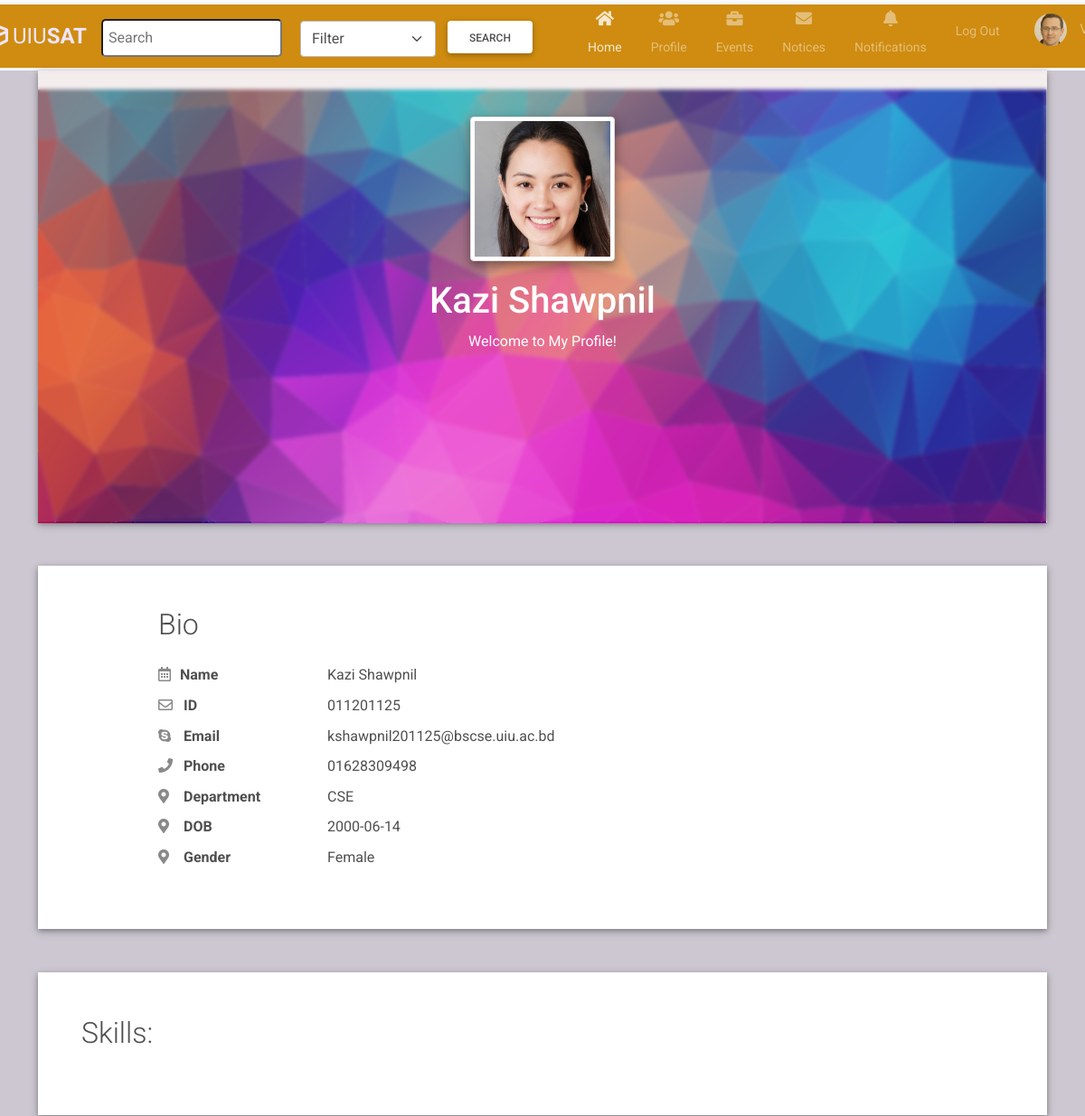
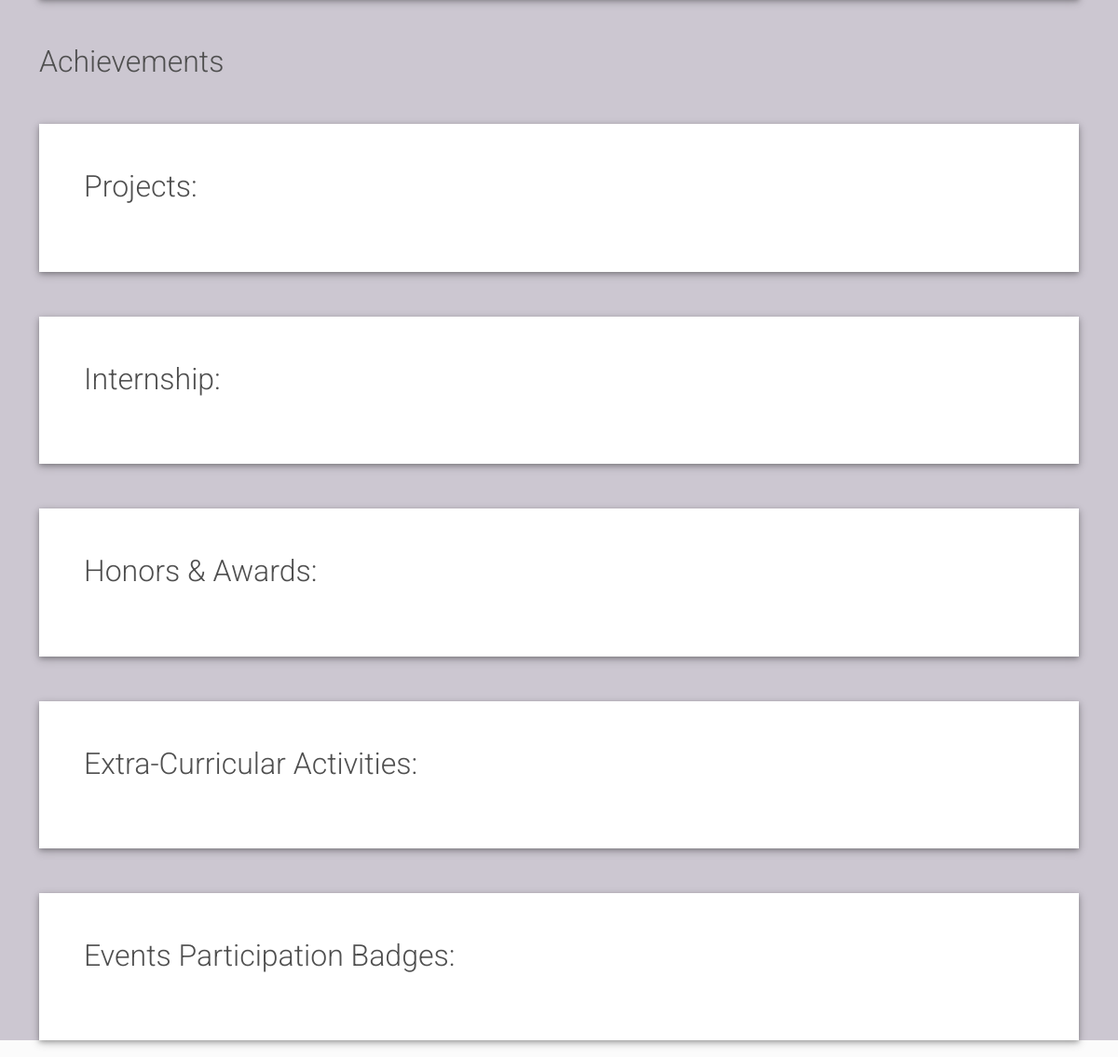
Screenshot of /viewprofile.php?s_id=011201125 (signed in) with the database file from the repository (2 pictures, top to bottom).
### tables this page shows
CREATE TABLE `student` (
  `s_id` varchar(20) NOT NULL,
  `name` varchar(50) NOT NULL,
  `phone` varchar(20) NOT NULL,
  `email` varchar(50) NOT NULL,
  `password` varchar(50) NOT NULL,
  `gender` varchar(20) NOT NULL,
  `dob` date NOT NULL,
  `department` varchar(50) NOT NULL,
  `image_id` varchar(50) NOT NULL
);

### viewprofile.php (the view, shortened to what this page needs)
<?php
include('db_connect.php');
if (isset($_SESSION['username'])) {
  $username = mysqli_real_escape_string($conn, $_SESSION['username']);
}
else{
  header("HTTP/1.0 404 Not Found");
  echo "<h1>404 Not Found</h1>";
  echo "The page that you have requested could not be found.";
  exit();
}
if(isset($_GET['s_id'])){
  $s_id=mysqli_real_escape_string($conn,$_GET['s_id']);
    $sql = "SELECT * FROM student WHERE s_id='$s_id'";
    $result = mysqli_query($conn, $sql);
    $user = mysqli_fetch_assoc($result);
}
?>
<!DOCTYPE html>
<html lang="en-US">
<head>
  <link href="css/font-awesome/css/all.min.css?ver=1.2.1" rel="stylesheet">
  <link href="css/mdb.min.css?ver=1.2.1" rel="stylesheet">
  <link href="css/aos.css?ver=1.2.1" rel="stylesheet">
  <link href="css/main.css?ver=1.2.1" rel="stylesheet">
  <link href="css/main.css" rel="stylesheet">
  <link href="nav.css" rel="stylesheet">
  <link rel="stylesheet" href="css/fontawesome/css/fontawesome.min.css">
</head>
<body class="bg-light" id="top">
  <header class="d-print-none">
    <div class="container text-center text-lg-left">
      <div class="site-nav">
        <nav class="navbar navbar-expand-xl navbar-dark bg-dark">
          <a href="#" class="navbar-brand"><i class="fa fa-cube"></i>UIU<b>SAT</b></a>
          <div id="navbarCollapse" class="collapse navbar-collapse justify-content-start">
            <form method="POST">
      <div class="search">
      <input type="text" name="searchtext" id="search" placeholder="Search" style="position:relative; top: 40px; width: 200px; left:-50px; padding:6px; border-radius:5px;">
        <select class="form-select" name="searchtype" aria-label="Default select example" style="position:relative; left: 170px; width: 150px">
          <option selected>Filter</option>
        </select>
        <button name="submitsearch" class="btn" style="position:relative; top: -40px; left: 280px; background-color:#FFF; ">Search</button>
      </div>
    </form>
            <div class="navbar-nav ml-auto" style="position:relative; left:280px">
              <?php
              if (strlen($username) == 9 && is_numeric($username)) {
              ?>
                <a href="studenthome.php" class="nav-item nav-link active"><i class="fa fa-home"></i><span>Home</span></a>
              <?php
              } else {
              ?>
                <a href="teacherhome.php" class="nav-item nav-link active"><i class="fa fa-home"></i><span>Home</span></a>
              <?php
              }
              ?>
              <a href="profile.php" class="nav-item nav-link"><i class="fa fa-users"></i><span>Profile</span></a>
              <a href="view_all_events.php" class="nav-item nav-link"><i class="fa fa-briefcase"></i><span>Events</span></a>
              <a href="view_all_notices.php" class="nav-item nav-link"><i class="fa fa-envelope"></i><span>Notices</span></a>
              <a href="notification.php" class="nav-item nav-link"><i class="fa fa-bell"></i><span>Notifications</span></a>
              <a href="logout.php" class="nav-item nav-link"><i class="fa-solid fa-right-from-bracket"></i><span>Log Out</span></a>
              <?php
              if (strlen($username) == 9 && is_numeric($username)) {
              ?>
                <div class="nav-item dropdown">
                  <a href="profile.php" data-toggle="dropdown" class="nav-item nav-link dropdown-toggle user-action"><img src="images/student.jpg" class="avatar" alt="Avatar"> Student </a>
                </div>
              <?php
              }
              else {
              ?>
                <div class="nav-item dropdown">
                  <a href="profile.php" data-toggle="dropdown" class="nav-item nav-link dropdown-toggle user-action"><img src="images/verifier.jpg" class="avatar" alt="Avatar"> Verifier </a>
                </div>
              <?php
              }
              ?>
            </div>
        </nav>
      </div>
    </div>
  </header>
  <div class="page-content" style="position: relative;top: 30px; background-color:#ccc7d1">
    <div class="container">
      <div class="resume-container">
        <div class="shadow-1-strong bg-white my-5" id="intro">
          <div class="b-info text-white">
            <div class="cover b-image" style="position: relative;top: -1px;"><img src="images/head3.png" style="height:480px;width:1115px;">
              <div class="mask" style="background-color: rgba(187, 147, 147, 0.164);backdrop-filter: blur(2px);">
                <div class="text-center p-5">
                <?php
              if (isset($_GET['s_id'])) {
              ?>
                <div class="avatar p-1"><img class="img-thumbnail shadow-2-strong" src="images/student.jpg" width="160" height="160" /></div>
              <?php
              }
              else if(isset($_GET['v_id'])){
              ?>
                <div class="avatar p-1"><img class="img-thumbnail shadow-2-strong" src="images/verifier.jpg" width="160" height="160" /></div>
              <?php
              }
              ?>
                  <div class="header-bio mt-3">
                    <div data-aos="zoom-in" data-aos-delay="0">
                      <h2 class="h1">
                        <?php echo $user['name']; ?>
                      </h2>
                      <p>Welcome to My Profile!</p>
                    </div>
                  </div>
                </div>
              </div>
            </div>
          </div>
        </div>
        <div class="shadow-1-strong bg-white my-5 p-5" id="about">
          <div class="about-section">
            <div class="row">
              <div class="bio">
                <div class="col-md-5 offset-lg-1">
                  <div class="row mt-2">
                    <h2 class="h2 fw-light mb-4">Bio</h2>
                    <div class="col-sm-5">
                      <div class="pb-2 fw-bolder"><i class="far fa-calendar-alt pe-2 text-muted" style="width:24px;opacity:0.85;"></i>Name</div>
                    </div>
                    <div class="col-sm-7">
                      <div class="pb-2"><?php echo $user['name']; ?></div>
                    </div>
                    <div class="col-sm-5">
                      <div class="pb-2 fw-bolder"><i class="far fa-envelope pe-2 text-muted" style="width:24px;opacity:0.85;"></i> ID</div>
                    </div>
                    <div class="col-sm-7">
                      <div class="pb-2">
                      <?php
                        if(isset($_GET['s_id'])){
                          echo $user['s_id'];
                        }
                        else if(isset($_GET['v_id'])){
                          echo $user['v_id'];
                        }
                      ?>
                      </div>
                    </div>
                    <div class="col-sm-5">
                      <div class="pb-2 fw-bolder"><i class="fab fa-skype pe-2 text-muted" style="width:24px;opacity:0.85;"></i> Email</div>
                    </div>
                    <div class="col-sm-7">
                      <div class="pb-2"><?php echo $user['email']; ?></div>
                    </div>
                    <div class="col-sm-5">
                      <div class="pb-2 fw-bolder"><i class="fas fa-phone pe-2 text-muted" style="width:24px;opacity:0.85;"></i> Phone</div>
                    </div>
                    <div class="col-sm-7">
                      <div class="pb-2"><?php echo $user['phone']; ?></div>
                    </div>
                    <div class="col-sm-5">
                      <div class="pb-2 fw-bolder"><i class="fas fa-map-marker-alt pe-2 text-muted" style="width:24px;opacity:0.85;"></i> Department</div>
                    </div>
                    <div class="col-sm-7">
                      <div class="pb-2"><?php echo $user['department']; ?></div>
                    </div>
                    <div class="col-sm-5">
                      <div class="pb-2 fw-bolder"><i class="fas fa-map-marker-alt pe-2 text-muted" style="width:24px;opacity:0.85;"></i> DOB</div>
                    </div>
                    <div class="col-sm-7">
                      <div class="pb-2"><?php echo $user['dob']; ?></div>
                    </div>
                    <div class="col-sm-5">
                      <div class="pb-2 fw-bolder"><i class="fas fa-map-marker-alt pe-2 text-muted" style="width:24px;opacity:0.85;"></i> Gender</div>
                    </div>
                    <div class="col-sm-7">
                      <div class="pb-2"><?php echo $user['gender']; ?></div>
                    </div>
                  </div>
                </div>
              </div>
            </div>
          </div>
        </div>
  <?php
  if (isset($_GET['s_id'])) {
  ?>
        <div class="shadow-1-strong bg-white my-5 p-5" id="education">
          <div class="education-section">
            <h2 class="h2 fw-light mb-4">Skills:</h2>
          </div>
        </div>
        <h1 class="h2 fw-light mb-4">Achievements</h1>
      </div>
        <div class="shadow-1-strong bg-white my-5 p-5" id="experience">
          <div class="work-experience-section">
            <h2 class="h2 fw-light mb-4">Projects:</h2>
          </div>
        </div>
        <div class="shadow-1-strong bg-white my-5 p-5" id="experience">
          <div class="work-experience-section">
            <h2 class="h2 fw-light mb-4">Internship:</h2>
          </div>
        </div>
        <div class="shadow-1-strong bg-white my-5 p-5" id="experience">
          <div class="work-experience-section">
            <h2 class="h2 fw-light mb-4">Honors & Awards:</h2>
          </div>
        </div>
        <div class="shadow-1-strong bg-white my-5 p-5" id="experience">
          <div class="work-experience-section">
            <h2 class="h2 fw-light mb-4">Extra-Curricular Activities:</h2>
          </div>
        </div>
        <div class="shadow-1-strong bg-white my-5 p-5" id="education">
          <div class="education-section">
            <h2 class="h2 fw-light mb-4">Events Participation Badges:</h2>
          </div>
        </div>
    </div>
  </div>
  <?php
  }
  ?>
</body>
</html>

### css/main.css (style rules this page uses)
html { scroll-behavior: smooth; }
html, body { overflow-x: hidden; }
.container { max-width: 1140px; }
.nav-link { padding: 0; font-size: 1rem; line-height: 2.5rem; color: inherit; opacity: 0.8; }
.nav-item + .nav-item { margin-left: 1rem; }
.cover { height: 500px; }
.cover > img { -o-object-fit: cover; object-fit: cover; width: auto; }
.bio { position: relative; top: -10px; }
@media (min-width: 48em) { .site-nav { float: right; } }

### nav.css (style rules this page uses)
.navbar { color: #fff; background: #cf8c10 !important; padding: 5px 16px; border-radius: 0; border: none; box-shadow: 0 0 4px rgba(0,0,0,.1); position: relative; left: 110px; width: 1300px; height: 70px; top: 5px; }
.navbar img { border-radius: 50%; width: 36px; height: 36px; margin-right: 10px; }
.navbar .navbar-brand { color: #efe5ff; padding-left: 0; padding-right: 50px; font-size: 24px; }
.navbar .navbar-brand i { font-size: 25px; margin-right: 5px; }
.navbar .nav-item i { font-size: 18px; }
.navbar .nav-item span { position: relative; top: 3px; }
.navbar .navbar-nav > a { color: #efe5ff; padding: 8px 15px; font-size: 14px; }
.navbar .navbar-nav > a > i { display: block; text-align: center; }
.navbar .navbar-nav .user-action { padding: 9px 15px; font-size: 15px; }

### rows the page displays
student: name "Kazi Shawpnil", s_id "011201125", email "kshawpnil201125@bscse.uiu.ac.bd", phone "01628309498", department "CSE", dob "2000-06-14", gender "Female"
